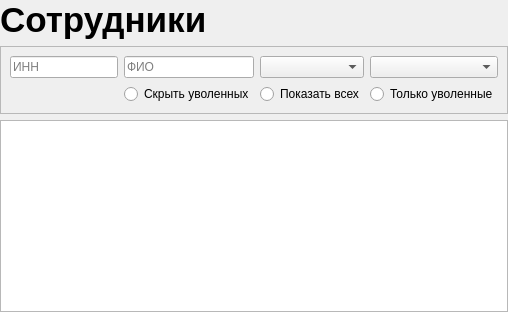
          <widget class="QWidget" name="page_workers">
           <layout class="QVBoxLayout" name="verticalLayout_8">
            <property name="leftMargin">
             <number>0</number>
            </property>
            <property name="topMargin">
             <number>0</number>
            </property>
            <property name="rightMargin">
             <number>0</number>
            </property>
            <property name="bottomMargin">
             <number>0</number>
            </property>
            <item>
             <widget class="QLabel" name="label_6">
              <property name="font">
               <font>
                <pointsize>26</pointsize>
                <weight>75</weight>
                <bold>true</bold>
               </font>
              </property>
              <property name="text">
               <string>Сотрудники</string>
              </property>
             </widget>
            </item>
            <item>
             <widget class="QFrame" name="frame_5">
              <property name="frameShape">
               <enum>QFrame::StyledPanel</enum>
              </property>
              <property name="frameShadow">
               <enum>QFrame::Raised</enum>
              </property>
              <layout class="QGridLayout" name="gridLayout_4">
               <item row="0" column="0">
                <widget class="QLineEdit" name="lineEdit_filterWorkerByInn">
                 <property name="placeholderText">
                  <string>ИНН</string>
                 </property>
                </widget>
               </item>
               <item row="0" column="3">
                <widget class="QComboBox" name="comboBox_filterWorkerByLvlAccess">
                 <property name="placeholderText">
                  <string>Уровень доступа</string>
                 </property>
                </widget>
               </item>
               <item row="0" column="1">
                <widget class="QLineEdit" name="lineEdit_filterWorkerByFIO">
                 <property name="placeholderText">
                  <string>ФИО</string>
                 </property>
                </widget>
               </item>
               <item row="0" column="2">
                <widget class="QComboBox" name="comboBox_filterWorkerByPosition">
                 <property name="currentText">
                  <string/>
                 </property>
                 <property name="insertPolicy">
                  <enum>QComboBox::InsertAfterCurrent</enum>
                 </property>
                 <property name="minimumContentsLength">
                  <number>0</number>
                 </property>
                 <property name="placeholderText">
                  <string>Должность</string>
                 </property>
                </widget>
               </item>
               <item row="1" column="3">
                <widget class="QRadioButton" name="radioButton_showDismissed">
                 <property name="text">
                  <string>Только уволенные</string>
                 </property>
                </widget>
               </item>
               <item row="1" column="2">
                <widget class="QRadioButton" name="radioButton_showAll">
                 <property name="text">
                  <string>Показать всех</string>
                 </property>
                </widget>
               </item>
               <item row="1" column="1">
                <widget class="QRadioButton" name="radioButton_hideTheDismissed">
                 <property name="text">
                  <string>Скрыть уволенных</string>
                 </property>
                </widget>
               </item>
              </layout>
             </widget>
            </item>
            <item>
             <widget class="QTableView" name="tableView_workers"/>
            </item>
           </layout>
          </widget>
